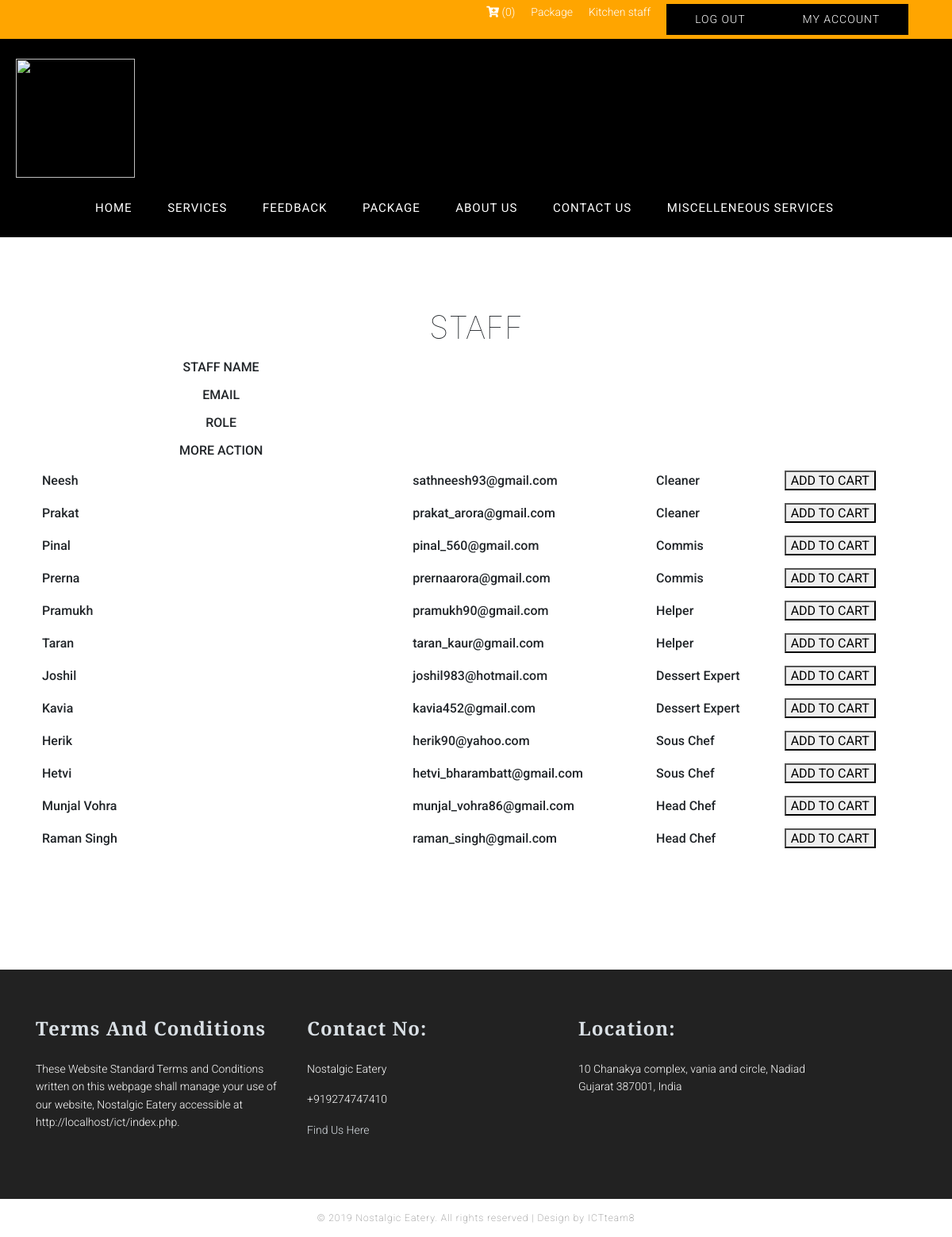
The page /service_lists.php (signed in) on the database its author committed.
### tables this page shows
CREATE TABLE `services` (
  `id` int(11) NOT NULL,
  `service_type_id` int(11) UNSIGNED DEFAULT NULL,
  `staff_name` varchar(255) DEFAULT NULL,
  `staff_email` varchar(255) DEFAULT NULL,
  `staff_role` varchar(255) DEFAULT NULL,
  `descriptions` longtext,
  `price` varchar(255) DEFAULT NULL,
  `created_at` datetime NOT NULL DEFAULT CURRENT_TIMESTAMP,
  `experience` varchar(255) DEFAULT NULL,
  `skills` varchar(255) DEFAULT NULL
);

### server.php (called while the page is built, shortened)
<?php
$servername = "localhost";
$username = "root";
$password = "";
$db = "ictatjcu_cons2";
$conn = mysqli_connect($servername, $username, $password, $db);
function print_service_by_service_id($id = null)
{
	global $conn;
	$table = "services";
	$query = "SELECT * FROM " . $table;
	$query .= " order by id DESC";
	$query = mysqli_query($conn, $query);
	return  mysqli_fetch_all($query, MYSQLI_ASSOC);
}
?>

### service_lists.php (the view, shortened to what this page needs)
<?php include('server.php'); ?>
<html>
	<head>
		<?php require_once 'include/header_css.php'; ?>
	</head>
	<body>
<div id="wrapper">
	<?php include("include/nav.inc"); ?>
	<div class="services">
		<div class="container">
			<h1 style="text-align:center">STAFF</h1>
			<table width="100%">
				<tr>
					<th>STAFF NAME </th>
					<th> EMAIL </th>
					<th> ROLE</th>
					<th>MORE ACTION</th>
				</tr>
				<?php
					$servicetype_id = "";
					$service_lists = print_service_by_service_id($servicetype_id);
					if (count($service_lists) > 0) {
					foreach ($service_lists as $service_list) { ?>
						<tr>
							<td> <?php echo $service_list["staff_name"]?></td>
							<td> <?php echo $service_list["staff_email"]?></td>
							<td> <?php echo $service_list["staff_role"]?></td>
							<td><button>ADD TO CART</button></td>
						</tr>
					<?php }
					}
					?>
			</table>
</div>
			</div>
		</div>
<?php include("include/footer.inc") ?>
</body>
</html>

### style.css (style rules this page uses)
* { margin:0; padding:0; font-family: verdana; scroll-behavior:smooth; }
body { background:#fff;padding: 0px;margin: 0px; }
#wrapper { width: 100%;float: left;margin-top: 0; }
.services { width: 100%;float: left;padding:90px 0px; }
table { border-collapse:collapse; width:100%; margin-bottom:5%; }
td,th { text-align:center; padding:8px;font-family: "Roboto", sans-serif;font-weight: 500; width: 100%; float: left; }
.container { width: 1170px;margin: 0 auto; }
body { font-family: $font-default; font-weight: 100; }
h1 { font-weight: 100; }
#kitchen_stat th, td { width: auto; float: none; text-align: left; }

### rows shown on the page
services: staff_name "Neesh", staff_email "sathneesh93@gmail.com", staff_role "Cleaner"
services: staff_name "Prakat", staff_email "prakat_arora@gmail.com", staff_role "Cleaner"
services: staff_name "Pinal", staff_email "pinal_560@gmail.com", staff_role "Commis"
services: staff_name "Prerna", staff_email "prernaarora@gmail.com", staff_role "Commis"
services: staff_name "Pramukh", staff_email "pramukh90@gmail.com", staff_role "Helper"
services: staff_name "Taran", staff_email "taran_kaur@gmail.com", staff_role "Helper"
services: staff_name "Joshil", staff_email "joshil983@hotmail.com", staff_role "Dessert Expert"
services: staff_name "Kavia", staff_email "kavia452@gmail.com", staff_role "Dessert Expert"
services: staff_name "Herik", staff_email "herik90@yahoo.com", staff_role "Sous Chef"
services: staff_name "Hetvi", staff_email "hetvi_bharambatt@gmail.com", staff_role "Sous Chef"
services: staff_name "Munjal Vohra", staff_email "munjal_vohra86@gmail.com", staff_role "Head Chef"
services: staff_name "Raman Singh", staff_email "raman_singh@gmail.com", staff_role "Head Chef"

### other values the page prints
$cart_count "0"
